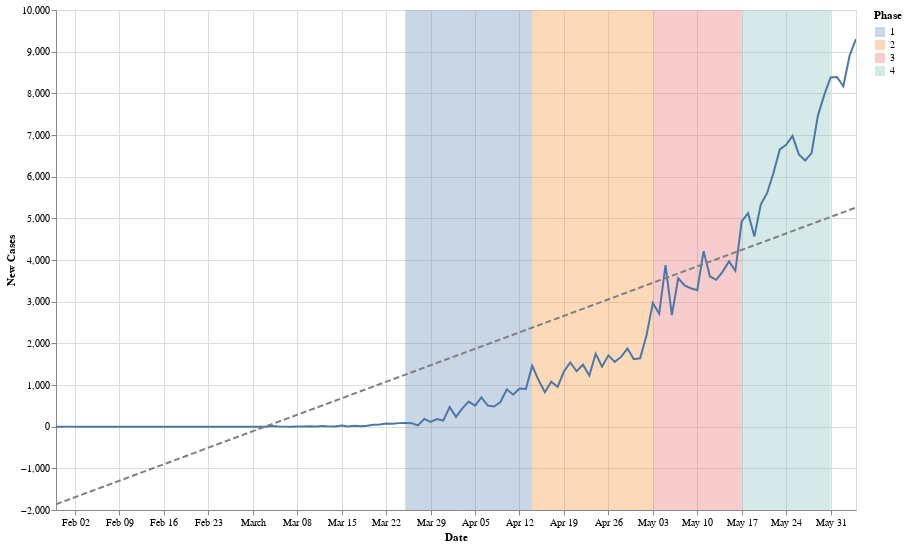

Notebook source saved alongside this figure:
### Code cell
data = country_level
state = alt.Chart(data[(data['Country'] == 'India')]).mark_line().encode(
    alt.X('Date:T', axis=alt.Axis(title='Date')),
    alt.Y('Confirmed_New:Q', axis=alt.Axis(title='New Cases'))
)
reg = state.transform_regression("Date", "Confirmed_New", method="linear").mark_line(color='grey', strokeDash=[6,3])

marks = pd.DataFrame([
    {"Phase": "1", "start": "03-25-2020", "end": "04-14-2020"},
    {"Phase": "2", "start": "04-14-2020", "end": "05-03-2020"},
    {"Phase": "3", "start": "05-03-2020", "end": "05-17-2020"},
    {"Phase": "4", "start": "05-17-2020", "end": "05-31-2020"},
])
rect = alt.Chart(marks).mark_rect(opacity=0.3).encode(x='start:T', x2='end:T', color='Phase:N')

(rect+state+reg).properties(
    width=800,
    height=500
).interactive()

### Figure 1 — Vega-Lite specification as saved in the notebook (floating-point values rounded to 4 significant figures)
{"config": {"view": {"continuousWidth": 400, "continuousHeight": 300}}, "layer": [{"data": {"name": "data-6ba576a528782668fe3861abf62ff66d"}, "mark": {"type": "rect", "opacity": 0.3}, "encoding": {"color": {"type": "nominal", "field": "Phase"}, "x": {"type": "temporal", "field": "start"}, "x2": {"field": "end"}}, "selection": {"selector009": {"type": "interval", "bind": "scales", "encodings": ["x", "y"]}}}, {"data": {"name": "data-b6038691df869140cced1fd1bc3b0acb"}, "mark": "line", "encoding": {"x": {"type": "temporal", "axis": {"title": "Date"}, "field": "Date"}, "y": {"type": "quantitative", "axis": {"title": "New Cases"}, "field": "Confirmed_New"}}}, {"data": {"name": "data-b6038691df869140cced1fd1bc3b0acb"}, "mark": {"type": "line", "color": "grey", "strokeDash": [6, 3]}, "encoding": {"x": {"type": "temporal", "axis": {"title": "Date"}, "field": "Date"}, "y": {"type": "quantitative", "axis": {"title": "New Cases"}, "field": "Confirmed_New"}}, "transform": [{"on": "Date", "regression": "Confirmed_New", "method": "linear"}]}], "height": 500, "width": 800, "$schema": "https://vega.github.io/schema/vega-lite/v4.0.2.json", "datasets": {"data-6ba576a528782668fe3861abf62ff66d": [{"Phase": "1", "start": "03-25-2020", "end": "04-14-2020"}, {"Phase": "2", "start": "04-14-2020", "end": "05-03-2020"}, {"Phase": "3", "start": "05-03-2020", "end": "05-17-2020"}, {"Phase": "4", "start": "05-17-2020", "end": "05-31-2020"}], "data-b6038691df869140cced1fd1bc3b0acb": [{"Country": "India", "Date": "01-30-2020", "Confirmed": 1.0, "Deaths": 0.0, "Recovered": 0.0, "Confirmed_New": 0.0, "Deaths_New": 0.0, "Recovered_New": 0.0, "Active": 1.0}, {"Country": "India", "Date": "01-31-2020", "Confirmed": 1.0, "Deaths": 0.0, "Recovered": 0.0, "Confirmed_New": 0.0, "Deaths_New": 0.0, "Recovered_New": 0.0, "Active": 1.0}, {"Country": "India", "Date": "02-01-2020", "Confirmed": 2.0, "Deaths": 0.0, "Recovered": 0.0, "Confirmed_New": 1.0, "Deaths_New": 0.0, "Recovered_New": 0.0, "Active": 2.0}, {"Country": "India", "Date": "02-02-2020", "Confirmed": 3.0, "Deaths": 0.0, "Recovered": 0.0, "Confirmed_New": 1.0, "Deaths_New": 0.0, "Recovered_New": 0.0, "Active": 3.0}, {"Country": "India", "Date": "02-03-2020", "Confirmed": 3.0, "Deaths": 0.0, "Recovered": 0.0, "Confirmed_New": 0.0, "Deaths_New": 0.0, "Recovered_New": 0.0, "Active": 3.0}, {"Country": "India", "Date": "02-04-2020", "Confirmed": 3.0, "Deaths": 0.0, "Recovered": 0.0, "Confirmed_New": 0.0, "Deaths_New": 0.0, "Recovered_New": 0.0, "Active": 3.0}, {"Country": "India", "Date": "02-05-2020", "Confirmed": 3.0, "Deaths": 0.0, "Recovered": 0.0, "Confirmed_New": 0.0, "Deaths_New": 0.0, "Recovered_New": 0.0, "Active": 3.0}, {"Country": "India", "Date": "02-06-2020", "Confirmed": 3.0, "Deaths": 0.0, "Recovered": 0.0, "Confirmed_New": 0.0, "Deaths_New": 0.0, "Recovered_New": 0.0, "Active": 3.0}, {"Country": "India", "Date": "02-07-2020", "Confirmed": 3.0, "Deaths": 0.0, "Recovered": 0.0, "Confirmed_New": 0.0, "Deaths_New": 0.0, "Recovered_New": 0.0, "Active": 3.0}, {"Country": "India", "Date": "02-08-2020", "Confirmed": 3.0, "Deaths": 0.0, "Recovered": 0.0, "Confirmed_New": 0.0, "Deaths_New": 0.0, "Recovered_New": 0.0, "Active": 3.0}, {"Country": "India", "Date": "02-09-2020", "Confirmed": 3.0, "Deaths": 0.0, "Recovered": 0.0, "Confirmed_New": 0.0, "Deaths_New": 0.0, "Recovered_New": 0.0, "Active": 3.0}, {"Country": "India", "Date": "02-10-2020", "Confirmed": 3.0, "Deaths": 0.0, "Recovered": 0.0, "Confirmed_New": 0.0, "Deaths_New": 0.0, "Recovered_New": 0.0, "Active": 3.0}, {"Country": "India", "Date": "02-11-2020", "Confirmed": 3.0, "Deaths": 0.0, "Recovered": 0.0, "Confirmed_New": 0.0, "Deaths_New": 0.0, "Recovered_New": 0.0, "Active": 3.0}, {"Country": "India", "Date": "02-12-2020", "Confirmed": 3.0, "Deaths": 0.0, "Recovered": 0.0, "Confirmed_New": 0.0, "Deaths_New": 0.0, "Recovered_New": 0.0, "Active": 3.0}, {"Country": "India", "Date": "02-13-2020", "Confirmed": 3.0, "Deaths": 0.0, "Recovered": 0.0, "Confirmed_New": 0.0, "Deaths_New": 0.0, "Recovered_New": 0.0, "Active": 3.0}, {"Country": "India", "Date": "02-14-2020", "Confirmed": 3.0, "Deaths": 0.0, "Recovered": 0.0, "Confirmed_New": 0.0, "Deaths_New": 0.0, "Recovered_New": 0.0, "Active": 3.0}, {"Country": "India", "Date": "02-15-2020", "Confirmed": 3.0, "Deaths": 0.0, "Recovered": 0.0, "Confirmed_New": 0.0, "Deaths_New": 0.0, "Recovered_New": 0.0, "Active": 3.0}, {"Country": "India", "Date": "02-16-2020", "Confirmed": 3.0, "Deaths": 0.0, "Recovered": 0.0, "Confirmed_New": 0.0, "Deaths_New": 0.0, "Recovered_New": 0.0, "Active": 3.0}, {"Country": "India", "Date": "02-17-2020", "Confirmed": 3.0, "Deaths": 0.0, "Recovered": 0.0, "Confirmed_New": 0.0, "Deaths_New": 0.0, "Recovered_New": 0.0, "Active": 3.0}, {"Country": "India", "Date": "02-18-2020", "Confirmed": 3.0, "Deaths": 0.0, "Recovered": 0.0, "Confirmed_New": 0.0, "Deaths_New": 0.0, "Recovered_New": 0.0, "Active": 3.0}, {"Country": "India", "Date": "02-19-2020", "Confirmed": 3.0, "Deaths": 0.0, "Recovered": 0.0, "Confirmed_New": 0.0, "Deaths_New": 0.0, "Recovered_New": 0.0, "Active": 3.0}, {"Country": "India", "Date": "02-20-2020", "Confirmed": 3.0, "Deaths": 0.0, "Recovered": 0.0, "Confirmed_New": 0.0, "Deaths_New": 0.0, "Recovered_New": 0.0, "Active": 3.0}, {"Country": "India", "Date": "02-21-2020", "Confirmed": 3.0, "Deaths": 0.0, "Recovered": 0.0, "Confirmed_New": 0.0, "Deaths_New": 0.0, "Recovered_New": 0.0, "Active": 3.0}, {"Country": "India", "Date": "02-22-2020", "Confirmed": 3.0, "Deaths": 0.0, "Recovered": 0.0, "Confirmed_New": 0.0, "Deaths_New": 0.0, "Recovered_New": 0.0, "Active": 3.0}, {"Country": "India", "Date": "02-23-2020", "Confirmed": 3.0, "Deaths": 0.0, "Recovered": 0.0, "Confirmed_New": 0.0, "Deaths_New": 0.0, "Recovered_New": 0.0, "Active": 3.0}, {"Country": "India", "Date": "02-24-2020", "Confirmed": 3.0, "Deaths": 0.0, "Recovered": 0.0, "Confirmed_New": 0.0, "Deaths_New": 0.0, "Recovered_New": 0.0, "Active": 3.0}, {"Country": "India", "Date": "02-25-2020", "Confirmed": 3.0, "Deaths": 0.0, "Recovered": 0.0, "Confirmed_New": 0.0, "Deaths_New": 0.0, "Recovered_New": 0.0, "Active": 3.0}, {"Country": "India", "Date": "02-26-2020", "Confirmed": 3.0, "Deaths": 0.0, "Recovered": 0.0, "Confirmed_New": 0.0, "Deaths_New": 0.0, "Recovered_New": 0.0, "Active": 3.0}, {"Country": "India", "Date": "02-27-2020", "Confirmed": 3.0, "Deaths": 0.0, "Recovered": 0.0, "Confirmed_New": 0.0, "Deaths_New": 0.0, "Recovered_New": 0.0, "Active": 3.0}, {"Country": "India", "Date": "02-28-2020", "Confirmed": 3.0, "Deaths": 0.0, "Recovered": 0.0, "Confirmed_New": 0.0, "Deaths_New": 0.0, "Recovered_New": 0.0, "Active": 3.0}, {"Country": "India", "Date": "02-29-2020", "Confirmed": 3.0, "Deaths": 0.0, "Recovered": 0.0, "Confirmed_New": 0.0, "Deaths_New": 0.0, "Recovered_New": 0.0, "Active": 3.0}, {"Country": "India", "Date": "03-01-2020", "Confirmed": 3.0, "Deaths": 0.0, "Recovered": 0.0, "Confirmed_New": 0.0, "Deaths_New": 0.0, "Recovered_New": 0.0, "Active": 3.0}, {"Country": "India", "Date": "03-02-2020", "Confirmed": 5.0, "Deaths": 0.0, "Recovered": 0.0, "Confirmed_New": 0.0, "Deaths_New": 0.0, "Recovered_New": 0.0, "Active": 5.0}, {"Country": "India", "Date": "03-03-2020", "Confirmed": 6.0, "Deaths": 0.0, "Recovered": 3.0, "Confirmed_New": 0.0, "Deaths_New": 0.0, "Recovered_New": 3.0, "Active": 3.0}, {"Country": "India", "Date": "03-04-2020", "Confirmed": 28.0, "Deaths": 0.0, "Recovered": 3.0, "Confirmed_New": 14.0, "Deaths_New": 0.0, "Recovered_New": 0.0, "Active": 25.0}, {"Country": "India", "Date": "03-05-2020", "Confirmed": 30.0, "Deaths": 0.0, "Recovered": 3.0, "Confirmed_New": 2.0, "Deaths_New": 0.0, "Recovered_New": 0.0, "Active": 27.0}, {"Country": "India", "Date": "03-06-2020", "Confirmed": 31.0, "Deaths": 0.0, "Recovered": 3.0, "Confirmed_New": 1.0, "Deaths_New": 0.0, "Recovered_New": 0.0, "Active": 28.0}, {"Country": "India", "Date": "03-07-2020", "Confirmed": 34.0, "Deaths": 0.0, "Recovered": 3.0, "Confirmed_New": 0.0, "Deaths_New": 0.0, "Recovered_New": 0.0, "Active": 31.0}, {"Country": "India", "Date": "03-08-2020", "Confirmed": 39.0, "Deaths": 0.0, "Recovered": 3.0, "Confirmed_New": 5.0, "Deaths_New": 0.0, "Recovered_New": 0.0, "Active": 36.0}, {"Country": "India", "Date": "03-09-2020", "Confirmed": 46.0, "Deaths": 0.0, "Recovered": 3.0, "Confirmed_New": 2.0, "Deaths_New": 0.0, "Recovered_New": 0.0, "Active": 43.0}, {"Country": "India", "Date": "03-10-2020", "Confirmed": 58.0, "Deaths": 0.0, "Recovered": 3.0, "Confirmed_New": 12.0, "Deaths_New": 0.0, "Recovered_New": 0.0, "Active": 55.0}, {"Country": "India", "Date": "03-11-2020", "Confirmed": 60.0, "Deaths": 0.0, "Recovered": 3.0, "Confirmed_New": 2.0, "Deaths_New": 0.0, "Recovered_New": 0.0, "Active": 57.0}, {"Country": "India", "Date": "03-12-2020", "Confirmed": 74.0, "Deaths": 0.0, "Recovered": 3.0, "Confirmed_New": 13.0, "Deaths_New": 0.0, "Recovered_New": 0.0, "Active": 71.0}, {"Country": "India", "Date": "03-13-2020", "Confirmed": 81.0, "Deaths": 1.0, "Recovered": 3.0, "Confirmed_New": 7.0, "Deaths_New": 1.0, "Recovered_New": 0.0, "Active": 77.0}, {"Country": "India", "Date": "03-14-2020", "Confirmed": 84.0, "Deaths": 2.0, "Recovered": 10.0, "Confirmed_New": 3.0, "Deaths_New": 1.0, "Recovered_New": 7.0, "Active": 72.0}, {"Country": "India", "Date": "03-15-2020", "Confirmed": 110.0, "Deaths": 2.0, "Recovered": 13.0, "Confirmed_New": 25.0, "Deaths_New": 0.0, "Recovered_New": 3.0, "Active": 95.0}, {"Country": "India", "Date": "03-16-2020", "Confirmed": 114.0, "Deaths": 2.0, "Recovered": 13.0, "Confirmed_New": 3.0, "Deaths_New": 0.0, "Recovered_New": 0.0, "Active": 99.0}, {"Country": "India", "Date": "03-17-2020", "Confirmed": 137.0, "Deaths": 3.0, "Recovered": 14.0, "Confirmed_New": 23.0, "Deaths_New": 1.0, "Recovered_New": 1.0, "Active": 120.0}, {"Country": "India", "Date": "03-18-2020", "Confirmed": 151.0, "Deaths": 3.0, "Recovered": 14.0, "Confirmed_New": 12.0, "Deaths_New": 0.0, "Recovered_New": 0.0, "Active": 134.0}, {"Country": "India", "Date": "03-19-2020", "Confirmed": 173.0, "Deaths": 4.0, "Recovered": 20.0, "Confirmed_New": 20.0, "Deaths_New": 1.0, "Recovered_New": 6.0, "Active": 149.0}, {"Country": "India", "Date": "03-20-2020", "Confirmed": 223.0, "Deaths": 4.0, "Recovered": 23.0, "Confirmed_New": 45.0, "Deaths_New": 0.0, "Recovered_New": 3.0, "Active": 196.0}, {"Country": "India", "Date": "03-21-2020", "Confirmed": 283.0, "Deaths": 4.0, "Recovered": 23.0, "Confirmed_New": 54.0, "Deaths_New": 0.0, "Recovered_New": 0.0, "Active": 256.0}, {"Country": "India", "Date": "03-22-2020", "Confirmed": 360.0, "Deaths": 7.0, "Recovered": 24.0, "Confirmed_New": 75.0, "Deaths_New": 2.0, "Recovered_New": 1.0, "Active": 329.0}, {"Country": "India", "Date": "03-23-2020", "Confirmed": 433.0, "Deaths": 7.0, "Recovered": 24.0, "Confirmed_New": 73.0, "Deaths_New": 0.0, "Recovered_New": 0.0, "Active": 402.0}, {"Country": "India", "Date": "03-24-2020", "Confirmed": 519.0, "Deaths": 9.0, "Recovered": 40.0, "Confirmed_New": 85.0, "Deaths_New": 2.0, "Recovered_New": 16.0, "Active": 470.0}, {"Country": "India", "Date": "03-25-2020", "Confirmed": 606.0, "Deaths": 10.0, "Recovered": 43.0, "Confirmed_New": 86.0, "Deaths_New": 1.0, "Recovered_New": 3.0, "Active": 553.0}, {"Country": "India", "Date": "03-26-2020", "Confirmed": 694.0, "Deaths": 15.0, "Recovered": 45.0, "Confirmed_New": 84.0, "Deaths_New": 5.0, "Recovered_New": 2.0, "Active": 634.0}, {"Country": "India", "Date": "03-27-2020", "Confirmed": 724.0, "Deaths": 17.0, "Recovered": 67.0, "Confirmed_New": 30.0, "Deaths_New": 2.0, "Recovered_New": 22.0, "Active": 640.0}, {"Country": "India", "Date": "03-28-2020", "Confirmed": 909.0, "Deaths": 19.0, "Recovered": 80.0, "Confirmed_New": 185.0, "Deaths_New": 2.0, "Recovered_New": 13.0, "Active": 810.0}, {"Country": "India", "Date": "03-29-2020", "Confirmed": 1024.0, "Deaths": 27.0, "Recovered": 96.0, "Confirmed_New": 115.0, "Deaths_New": 8.0, "Recovered_New": 16.0, "Active": 901.0}, {"Country": "India", "Date": "03-30-2020", "Confirmed": 1251.0, "Deaths": 31.0, "Recovered": 102.0, "Confirmed_New": 181.0, "Deaths_New": 4.0, "Recovered_New": 6.0, "Active": 1118.0}, {"Country": "India", "Date": "03-31-2020", "Confirmed": 1397.0, "Deaths": 35.0, "Recovered": 124.0, "Confirmed_New": 146.0, "Deaths_New": 4.0, "Recovered_New": 22.0, "Active": 1238.0}, {"Country": "India", "Date": "04-01-2020", "Confirmed": 1834.0, "Deaths": 41.0, "Recovered": 144.0, "Confirmed_New": 473.0, "Deaths_New": 6.0, "Recovered_New": 20.0, "Active": 1649.0}, {"Country": "India", "Date": "04-02-2020", "Confirmed": 2069.0, "Deaths": 53.0, "Recovered": 156.0, "Confirmed_New": 235.0, "Deaths_New": 12.0, "Recovered_New": 12.0, "Active": 1860.0}, {"Country": "India", "Date": "04-03-2020", "Confirmed": 2547.0, "Deaths": 62.0, "Recovered": 163.0, "Confirmed_New": 439.0, "Deaths_New": 9.0, "Recovered_New": 7.0, "Active": 2322.0}, {"Country": "India", "Date": "04-04-2020", "Confirmed": 3072.0, "Deaths": 75.0, "Recovered": 213.0, "Confirmed_New": 602.0, "Deaths_New": 13.0, "Recovered_New": 50.0, "Active": 2784.0}, {"Country": "India", "Date": "04-05-2020", "Confirmed": 3577.0, "Deaths": 83.0, "Recovered": 275.0, "Confirmed_New": 505.0, "Deaths_New": 8.0, "Recovered_New": 62.0, "Active": 3219.0}, {"Country": "India", "Date": "04-06-2020", "Confirmed": 4281.0, "Deaths": 111.0, "Recovered": 319.0, "Confirmed_New": 704.0, "Deaths_New": 28.0, "Recovered_New": 44.0, "Active": 3851.0}, {"Country": "India", "Date": "04-07-2020", "Confirmed": 4789.0, "Deaths": 124.0, "Recovered": 353.0, "Confirmed_New": 507.0, "Deaths_New": 13.0, "Recovered_New": 34.0, "Active": 4312.0}, {"Country": "India", "Date": "04-08-2020", "Confirmed": 5274.0, "Deaths": 149.0, "Recovered": 411.0, "Confirmed_New": 485.0, "Deaths_New": 25.0, "Recovered_New": 58.0, "Active": 4714.0}, {"Country": "India", "Date": "04-09-2020", "Confirmed": 5865.0, "Deaths": 169.0, "Recovered": 478.0, "Confirmed_New": 591.0, "Deaths_New": 20.0, "Recovered_New": 67.0, "Active": 5218.0}, {"Country": "India", "Date": "04-10-2020", "Confirmed": 6761.0, "Deaths": 206.0, "Recovered": 516.0, "Confirmed_New": 896.0, "Deaths_New": 37.0, "Recovered_New": 38.0, "Active": 6039.0}, {"Country": "India", "Date": "04-11-2020", "Confirmed": 7529.0, "Deaths": 242.0, "Recovered": 653.0, "Confirmed_New": 768.0, "Deaths_New": 36.0, "Recovered_New": 137.0, "Active": 6634.0}, {"Country": "India", "Date": "04-12-2020", "Confirmed": 8447.0, "Deaths": 273.0, "Recovered": 765.0, "Confirmed_New": 918.0, "Deaths_New": 31.0, "Recovered_New": 112.0, "Active": 7409.0}, {"Country": "India", "Date": "04-13-2020", "Confirmed": 9352.0, "Deaths": 324.0, "Recovered": 980.0, "Confirmed_New": 904.0, "Deaths_New": 51.0, "Recovered_New": 215.0, "Active": 8048.0}, {"Country": "India", "Date": "04-14-2020", "Confirmed": 10820.0, "Deaths": 353.0, "Recovered": 1190.0, "Confirmed_New": 1462.0, "Deaths_New": 29.0, "Recovered_New": 210.0, "Active": 9272.0}, {"Country": "India", "Date": "04-15-2020", "Confirmed": 11930.0, "Deaths": 392.0, "Recovered": 1344.0, "Confirmed_New": 1118.0, "Deaths_New": 39.0, "Recovered_New": 154.0, "Active": 10200.0}, {"Country": "India", "Date": "04-16-2020", "Confirmed": 12760.0, "Deaths": 420.0, "Recovered": 1515.0, "Confirmed_New": 826.0, "Deaths_New": 28.0, "Recovered_New": 171.0, "Active": 10820.0}, {"Country": "India", "Date": "04-17-2020", "Confirmed": 13840.0, "Deaths": 452.0, "Recovered": 1767.0, "Confirmed_New": 1076.0, "Deaths_New": 32.0, "Recovered_New": 252.0, "Active": 11620.0}, {"Country": "India", "Date": "04-18-2020", "Confirmed": 14790.0, "Deaths": 488.0, "Recovered": 2015.0, "Confirmed_New": 957.0, "Deaths_New": 36.0, "Recovered_New": 248.0, "Active": 12290.0}, {"Country": "India", "Date": "04-19-2020", "Confirmed": 16120.0, "Deaths": 519.0, "Recovered": 2302.0, "Confirmed_New": 1324.0, "Deaths_New": 31.0, "Recovered_New": 287.0, "Active": 13300.0}, {"Country": "India", "Date": "04-20-2020", "Confirmed": 17660.0, "Deaths": 559.0, "Recovered": 2842.0, "Confirmed_New": 1540.0, "Deaths_New": 40.0, "Recovered_New": 540.0, "Active": 14260.0}, {"Country": "India", "Date": "04-21-2020", "Confirmed": 18980.0, "Deaths": 603.0, "Recovered": 3260.0, "Confirmed_New": 1329.0, "Deaths_New": 44.0, "Recovered_New": 418.0, "Active": 15120.0}, {"Country": "India", "Date": "04-22-2020", "Confirmed": 20470.0, "Deaths": 652.0, "Recovered": 3960.0, "Confirmed_New": 1486.0, "Deaths_New": 49.0, "Recovered_New": 700.0, "Active": 15860.0}, {"Country": "India", "Date": "04-23-2020", "Confirmed": 21700.0, "Deaths": 686.0, "Recovered": 4325.0, "Confirmed_New": 1229.0, "Deaths_New": 34.0, "Recovered_New": 365.0, "Active": 16690.0}, {"Country": "India", "Date": "04-24-2020", "Confirmed": 23450.0, "Deaths": 723.0, "Recovered": 4814.0, "Confirmed_New": 1752.0, "Deaths_New": 37.0, "Recovered_New": 489.0, "Active": 17920.0}, {"Country": "India", "Date": "04-25-2020", "Confirmed": 24890.0, "Deaths": 779.0, "Recovered": 5210.0, "Confirmed_New": 1441.0, "Deaths_New": 56.0, "Recovered_New": 396.0, "Active": 18900.0}, {"Country": "India", "Date": "04-26-2020", "Confirmed": 26600.0, "Deaths": 826.0, "Recovered": 5914.0, "Confirmed_New": 1712.0, "Deaths_New": 47.0, "Recovered_New": 704.0, "Active": 19860.0}, {"Country": "India", "Date": "04-27-2020", "Confirmed": 28160.0, "Deaths": 886.0, "Recovered": 6362.0, "Confirmed_New": 1555.0, "Deaths_New": 60.0, "Recovered_New": 448.0, "Active": 20910.0}, {"Country": "India", "Date": "04-28-2020", "Confirmed": 29830.0, "Deaths": 937.0, "Recovered": 7027.0, "Confirmed_New": 1674.0, "Deaths_New": 51.0, "Recovered_New": 665.0, "Active": 21870.0}, {"Country": "India", "Date": "04-29-2020", "Confirmed": 31710.0, "Deaths": 1008.0, "Recovered": 7797.0, "Confirmed_New": 1875.0, "Deaths_New": 71.0, "Recovered_New": 770.0, "Active": 22900.0}, {"Country": "India", "Date": "04-30-2020", "Confirmed": 33330.0, "Deaths": 1075.0, "Recovered": 8373.0, "Confirmed_New": 1621.0, "Deaths_New": 67.0, "Recovered_New": 576.0, "Active": 23880.0}, {"Country": "India", "Date": "05-01-2020", "Confirmed": 34970.0, "Deaths": 1152.0, "Recovered": 9065.0, "Confirmed_New": 1642.0, "Deaths_New": 77.0, "Recovered_New": 692.0, "Active": 24760.0}, {"Country": "India", "Date": "05-02-2020", "Confirmed": 37160.0, "Deaths": 1218.0, "Recovered": 9951.0, "Confirmed_New": 2185.0, "Deaths_New": 66.0, "Recovered_New": 886.0, "Active": 25990.0}, {"Country": "India", "Date": "05-03-2020", "Confirmed": 40120.0, "Deaths": 1306.0, "Recovered": 10890.0, "Confirmed_New": 2967.0, "Deaths_New": 88.0, "Recovered_New": 936.0, "Active": 27930.0}, {"Country": "India", "Date": "05-04-2020", "Confirmed": 42840.0, "Deaths": 1389.0, "Recovered": 11760.0, "Confirmed_New": 2712.0, "Deaths_New": 83.0, "Recovered_New": 875.0, "Active": 29680.0}, {"Country": "India", "Date": "05-05-2020", "Confirmed": 46710.0, "Deaths": 1583.0, "Recovered": 13160.0, "Confirmed_New": 3875.0, "Deaths_New": 194.0, "Recovered_New": 1399.0, "Active": 31970.0}, {"Country": "India", "Date": "05-06-2020", "Confirmed": 49390.0, "Deaths": 1694.0, "Recovered": 14180.0, "Confirmed_New": 2679.0, "Deaths_New": 111.0, "Recovered_New": 1022.0, "Active": 33510.0}, {"Country": "India", "Date": "05-07-2020", "Confirmed": 52950.0, "Deaths": 1783.0, "Recovered": 15270.0, "Confirmed_New": 3561.0, "Deaths_New": 89.0, "Recovered_New": 1084.0, "Active": 35900.0}, {"Country": "India", "Date": "05-08-2020", "Confirmed": 56340.0, "Deaths": 1886.0, "Recovered": 16540.0, "Confirmed_New": 3390.0, "Deaths_New": 103.0, "Recovered_New": 1273.0, "Active": 37920.0}, {"Country": "India", "Date": "05-09-2020", "Confirmed": 59660.0, "Deaths": 1981.0, "Recovered": 17850.0, "Confirmed_New": 3320.0, "Deaths_New": 95.0, "Recovered_New": 1307.0, "Active": 39830.0}, {"Country": "India", "Date": "05-10-2020", "Confirmed": 62940.0, "Deaths": 2109.0, "Recovered": 19360.0, "Confirmed_New": 3277.0, "Deaths_New": 128.0, "Recovered_New": 1511.0, "Active": 41470.0}, {"Country": "India", "Date": "05-11-2020", "Confirmed": 67150.0, "Deaths": 2206.0, "Recovered": 20920.0, "Confirmed_New": 4213.0, "Deaths_New": 97.0, "Recovered_New": 1559.0, "Active": 44030.0}, {"Country": "India", "Date": "05-12-2020", "Confirmed": 70760.0, "Deaths": 2293.0, "Recovered": 22460.0, "Confirmed_New": 3604.0, "Deaths_New": 87.0, "Recovered_New": 1538.0, "Active": 46010.0}, {"Country": "India", "Date": "05-13-2020", "Confirmed": 74280.0, "Deaths": 2415.0, "Recovered": 24390.0, "Confirmed_New": 3525.0, "Deaths_New": 122.0, "Recovered_New": 1931.0, "Active": 47480.0}, {"Country": "India", "Date": "05-14-2020", "Confirmed": 78000.0, "Deaths": 2549.0, "Recovered": 26240.0, "Confirmed_New": 3722.0, "Deaths_New": 134.0, "Recovered_New": 1849.0, "Active": 49220.0}, {"Country": "India", "Date": "05-15-2020", "Confirmed": 81970.0, "Deaths": 2649.0, "Recovered": 27920.0, "Confirmed_New": 3967.0, "Deaths_New": 100.0, "Recovered_New": 1685.0, "Active": 51400.0}, {"Country": "India", "Date": "05-16-2020", "Confirmed": 85710.0, "Deaths": 2752.0, "Recovered": 30150.0, "Confirmed_New": 3740.0, "Deaths_New": 103.0, "Recovered_New": 2233.0, "Active": 52800.0}, {"Country": "India", "Date": "05-17-2020", "Confirmed": 90640.0, "Deaths": 2872.0, "Recovered": 34110.0, "Confirmed_New": 4927.0, "Deaths_New": 120.0, "Recovered_New": 3956.0, "Active": 53660.0}, {"Country": "India", "Date": "05-18-2020", "Confirmed": 95760.0, "Deaths": 3029.0, "Recovered": 36820.0, "Confirmed_New": 5122.0, "Deaths_New": 157.0, "Recovered_New": 2715.0, "Active": 55910.0}, {"Country": "India", "Date": "05-19-2020", "Confirmed": 100300.0, "Deaths": 3163.0, "Recovered": 39170.0, "Confirmed_New": 4566.0, "Deaths_New": 134.0, "Recovered_New": 2350.0, "Active": 57990.0}, {"Country": "India", "Date": "05-20-2020", "Confirmed": 106800.0, "Deaths": 3303.0, "Recovered": 42300.0, "Confirmed_New": 5329.0, "Deaths_New": 140.0, "Recovered_New": 3124.0, "Active": 61150.0}, {"Country": "India", "Date": "05-21-2020", "Confirmed": 112400.0, "Deaths": 3435.0, "Recovered": 45300.0, "Confirmed_New": 5609.0, "Deaths_New": 132.0, "Recovered_New": 3002.0, "Active": 63620.0}, {"Country": "India", "Date": "05-22-2020", "Confirmed": 118400.0, "Deaths": 3583.0, "Recovered": 48530.0, "Confirmed_New": 6088.0, "Deaths_New": 148.0, "Recovered_New": 3234.0, "Active": 66330.0}, {"Country": "India", "Date": "05-23-2020", "Confirmed": 125100.0, "Deaths": 3720.0, "Recovered": 51780.0, "Confirmed_New": 6654.0, "Deaths_New": 137.0, "Recovered_New": 3250.0, "Active": 69600.0}, {"Country": "India", "Date": "05-24-2020", "Confirmed": 131900.0, "Deaths": 3867.0, "Recovered": 54440.0, "Confirmed_New": 6766.0, "Deaths_New": 147.0, "Recovered_New": 2657.0, "Active": 73560.0}, {"Country": "India", "Date": "05-25-2020", "Confirmed": 138800.0, "Deaths": 4021.0, "Recovered": 57720.0, "Confirmed_New": 6977.0, "Deaths_New": 154.0, "Recovered_New": 3280.0, "Active": 77100.0}, {"Country": "India", "Date": "05-26-2020", "Confirmed": 145400.0, "Deaths": 4167.0, "Recovered": 60490.0, "Confirmed_New": 6535.0, "Deaths_New": 146.0, "Recovered_New": 2770.0, "Active": 80720.0}, {"Country": "India", "Date": "05-27-2020", "Confirmed": 151800.0, "Deaths": 4337.0, "Recovered": 64430.0, "Confirmed_New": 6387.0, "Deaths_New": 170.0, "Recovered_New": 3935.0, "Active": 83000.0}, {"Country": "India", "Date": "05-28-2020", "Confirmed": 158300.0, "Deaths": 4531.0, "Recovered": 67690.0, "Confirmed_New": 6566.0, "Deaths_New": 194.0, "Recovered_New": 3266.0, "Active": 86110.0}, {"Country": "India", "Date": "05-29-2020", "Confirmed": 165800.0, "Deaths": 4706.0, "Recovered": 71110.0, "Confirmed_New": 7466.0, "Deaths_New": 175.0, "Recovered_New": 3414.0, "Active": 89990.0}, {"Country": "India", "Date": "05-30-2020", "Confirmed": 173800.0, "Deaths": 4971.0, "Recovered": 82370.0, "Confirmed_New": 7964.0, "Deaths_New": 265.0, "Recovered_New": 11260.0, "Active": 86420.0}, {"Country": "India", "Date": "05-31-2020", "Confirmed": 182100.0, "Deaths": 5164.0, "Recovered": 86980.0, "Confirmed_New": 8380.0, "Deaths_New": 193.0, "Recovered_New": 4614.0, "Active": 90000.0}, {"Country": "India", "Date": "06-01-2020", "Confirmed": 190500.0, "Deaths": 5394.0, "Recovered": 91820.0, "Confirmed_New": 8392.0, "Deaths_New": 230.0, "Recovered_New": 4835.0, "Active": 93320.0}, {"Country": "India", "Date": "06-02-2020", "Confirmed": 198700.0, "Deaths": 5598.0, "Recovered": 95530.0, "Confirmed_New": 8171.0, "Deaths_New": 204.0, "Recovered_New": 3708.0, "Active": 97580.0}, {"Country": "India", "Date": "06-03-2020", "Confirmed": 207600.0, "Deaths": 5815.0, "Recovered": 100300.0, "Confirmed_New": 8909.0, "Deaths_New": 217.0, "Recovered_New": 4776.0, "Active": 101500.0}, {"Country": "India", "Date": "06-04-2020", "Confirmed": 216900.0, "Deaths": 6075.0, "Recovered": 104100.0, "Confirmed_New": 9304.0, "Deaths_New": 260.0, "Recovered_New": 3804.0, "Active": 106700.0}]}}
